Frame 1 (no input): blank canvas, image omitted
Frame 60 (the mouse pressed at the canvas centre just before this capture): blank canvas, image omitted
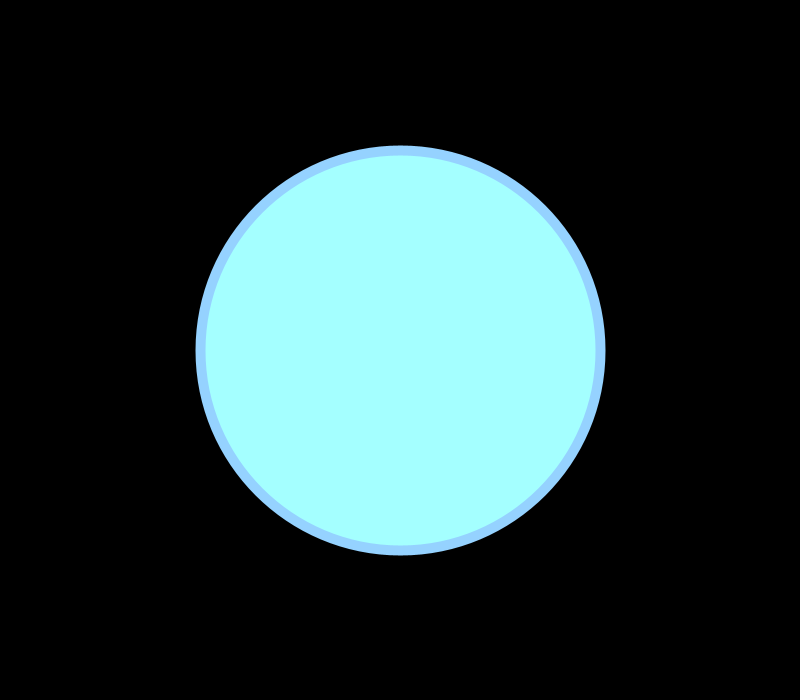
Frame 120 (the mouse held since frame 60 and released just before this capture)

The Processing sketch whose frames 1 and 60 were blank and that drew this single picture after the mouse press (run headless with seeded random() and noise(); from frame 60 on, the mouse is pressed at the canvas centre):

// Processing sketch: processing_23285
// ── processing_23285.pde

float speed; 

void setup(){
  size(800,700);
 background(0,0,0); 
 
  fill(255);
  smooth();
}
  
  
void draw(){
    
speed = abs (pmouseX - mouseX);
  
  stroke(random(255),random(255),speed);
  strokeWeight(10);
  
  
                                println(speed);
  fill(random(255),speed,speed);
  ellipse(mouseX,mouseY,speed,speed);
  
}

void keypresses(){
  if(key == 's'){
    save("myPicture.tif");
    println("saved!");
    }
} 
